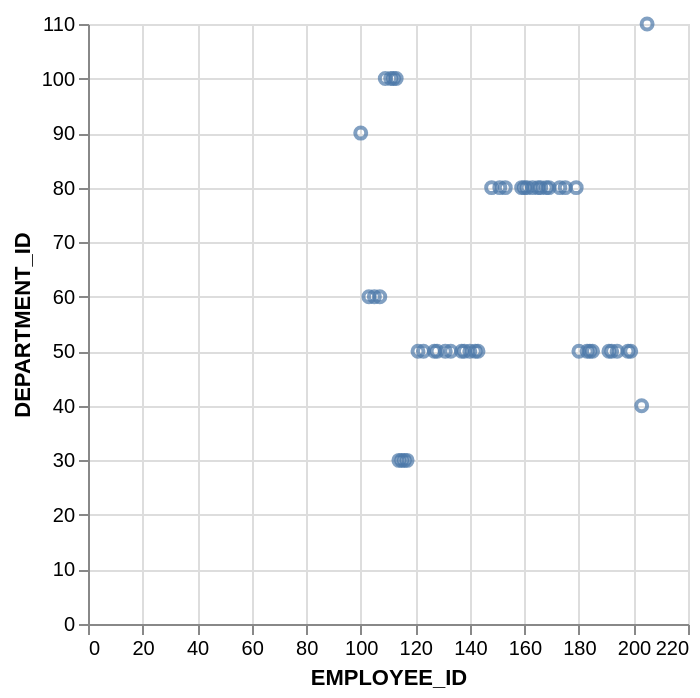

This figure's Vega-Lite source:
### Vega-Lite specification from a JSON file in a GitHub repository (floating-point values rounded to 4 significant figures)
{"data": {"values": [{"x_data": 100, "y_data": 90}, {"x_data": 205, "y_data": 110}, {"x_data": 168, "y_data": 80}, {"x_data": 114, "y_data": 30}, {"x_data": 148, "y_data": 80}, {"x_data": 169, "y_data": 80}, {"x_data": 151, "y_data": 80}, {"x_data": 163, "y_data": 80}, {"x_data": 103, "y_data": 60}, {"x_data": 109, "y_data": 100}, {"x_data": 175, "y_data": 80}, {"x_data": 121, "y_data": 50}, {"x_data": 153, "y_data": 80}, {"x_data": 159, "y_data": 80}, {"x_data": 112, "y_data": 100}, {"x_data": 111, "y_data": 100}, {"x_data": 160, "y_data": 80}, {"x_data": 161, "y_data": 80}, {"x_data": 113, "y_data": 100}, {"x_data": 165, "y_data": 80}, {"x_data": 123, "y_data": 50}, {"x_data": 203, "y_data": 40}, {"x_data": 166, "y_data": 80}, {"x_data": 179, "y_data": 80}, {"x_data": 173, "y_data": 80}, {"x_data": 105, "y_data": 60}, {"x_data": 107, "y_data": 60}, {"x_data": 184, "y_data": 50}, {"x_data": 185, "y_data": 50}, {"x_data": 192, "y_data": 50}, {"x_data": 137, "y_data": 50}, {"x_data": 133, "y_data": 50}, {"x_data": 138, "y_data": 50}, {"x_data": 180, "y_data": 50}, {"x_data": 194, "y_data": 50}, {"x_data": 115, "y_data": 30}, {"x_data": 142, "y_data": 50}, {"x_data": 116, "y_data": 30}, {"x_data": 117, "y_data": 30}, {"x_data": 183, "y_data": 50}, {"x_data": 143, "y_data": 50}, {"x_data": 198, "y_data": 50}, {"x_data": 199, "y_data": 50}, {"x_data": 131, "y_data": 50}, {"x_data": 140, "y_data": 50}, {"x_data": 191, "y_data": 50}, {"x_data": 127, "y_data": 50}, {"x_data": 128, "y_data": 50}]}, "mark": "point", "encoding": {"x": {"field": "x_data", "type": "quantitative", "title": "EMPLOYEE_ID"}, "y": {"field": "y_data", "type": "quantitative", "title": "DEPARTMENT_ID"}}}
